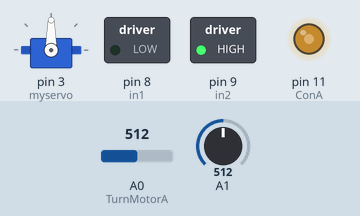
Simulated run of this sketch. Board: Arduino Uno, built with avr-gcc and run on an emulated ATmega328P. Shown: servo, switched loads named in the sketch (green lamp = pin HIGH), output pins drawn as LEDs (lit = HIGH). The test bench sets the inputs (shaded band); at power-on: A0 (TurnMotorA) = 512, A1 = 512.

Above: at 1.2 s.
1.3 s: A0 (TurnMotorA) set to 716
At 2.4 s:
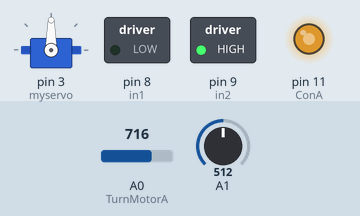
2.8 s: A1 set to 716
At 3.3 s:
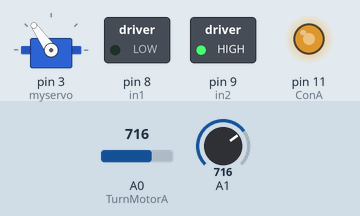
4.3 s: A0 (TurnMotorA) set to 900
At 4.8 s:
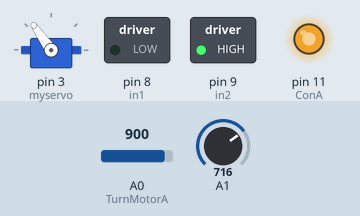
5.8 s: A1 set to 900
At 6.9 s:
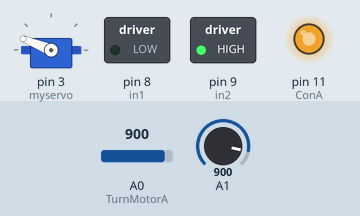
7.3 s: A1 set to 1023
At 7.9 s:
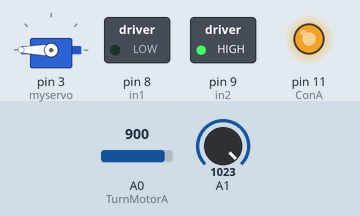
8.8 s: A0 (TurnMotorA) set to 511
At 9.3 s:
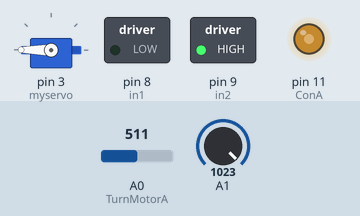
Timing chart, 0 to 11.3 s (numbered marks = the images above; inputs shaded):
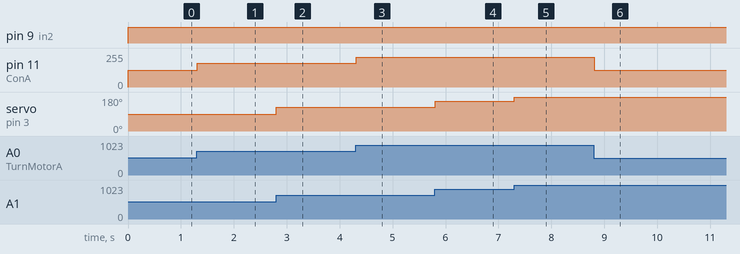

Measured:
- after the input at 1.3 s, pin 11 (ConA): 127/255 → 178/255 at once
- after the input at 2.8 s, servo on pin 3 (myservo): 90° → 125° at once
- after the input at 4.3 s, pin 11 (ConA): 178/255 → 224/255 at once
- after the input at 5.8 s, servo on pin 3 (myservo): 125° → 158° at once
- after the input at 7.3 s, servo on pin 3 (myservo): 158° → 180° at once
- after the input at 8.8 s, pin 11 (ConA): 224/255 → 127/255 at once

The sketch:

Turboprop_code_v2.ino
```cpp
//This code is to control the speed of a DC motor by a potentiometer using l298n driver
//We read the value from the analog input, calibrate it then inject to the module
//Refer to Surtrtech youtube channel for more information

#include <Servo.h>
Servo myservo;

int in1 = 8; //Declaring where our module is wired
int in2 = 9;
int ConA = 11;// Don't forget this is a PWM DI/DO
int speed1;
int val;

void setup() {
  pinMode(8, OUTPUT);
  pinMode(9, OUTPUT);
  pinMode(11, OUTPUT);
  myservo.attach(3);
}

void TurnMotorA() {
  // Set the direction of the motor
  digitalWrite(in1, LOW);  // LOW for one direction
  digitalWrite(in2, HIGH); // HIGH for the opposite direction

  // Read the potentiometer value (0 to 1023)
  int potValue = analogRead(A0);

  // Scale the potentiometer value (0-1023) to a PWM range (0-255)
  // The map function scales the potentiometer value to the PWM range for motor control
  int speed1 = map(potValue, 0, 1023, 0, 255); //<---- Change these values to scale the pot (as in you want the motor to have max power at shorter range of motion)
  // Set the motor speed using PWM
  analogWrite(ConA, speed1);
}


void TurnServo(){
val = analogRead(A1);
val = map(val, 0, 1023, 0, 180);
myservo.write(val);
delay(15);
}

void loop() {
TurnMotorA(); //one function that keeps looping you can add another one with different direction or stop

TurnServo();

}
```
